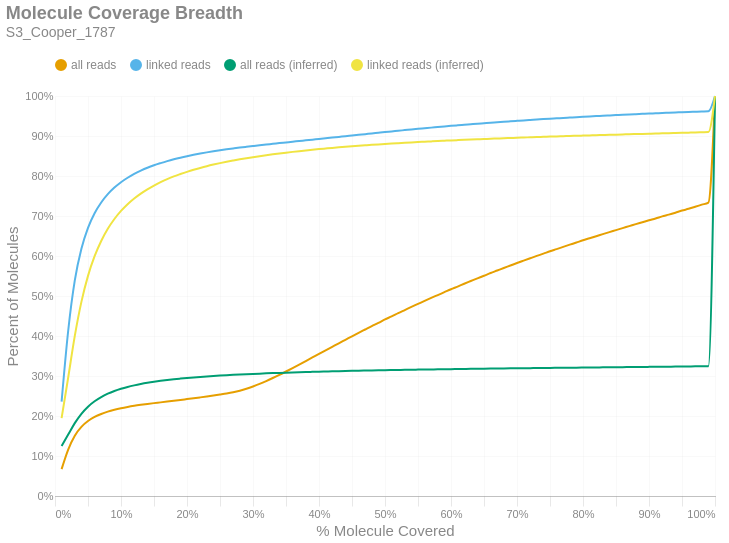

Here is the notebook cell this chart was saved with:
### Markdown cell above
### Molecule Read Coverage
This chart shows molecule coverage breadth as computed by the number of bases aligned to that molecule. In other words, "*how much of each unique long molecule is actually sequenced/aligned?*" Keep in mind there is a distinction between sequences and alignments, since some sequences belonging to a particular molecule may not align well and wouldn't appear in the alignment data. This chart also shows molecule coverage breadth as computed by the *inferred fragment* from which the aligned sequences originate. Unlike read coverage, this calculation takes into account the total insert size, including unsequenced gaps between the forward and reverse reads. Like the previous figures, these are cumulative percents.

### Code cell
if SKIPLR:
    print_html(f"Skipped")
else:
    binned_df = consolidated_hist(valids['coverage_bp'], mask, 0.01, True)
    binned_df_inf = consolidated_hist(valids['coverage_inserts'], mask, 0.01, True)
    binned_df = binned_df.with_columns(pl.lit(binned_df_inf['all reads (cumsum)']).alias('all reads (inferred)'))
    binned_df = binned_df.with_columns(pl.lit(binned_df_inf['linked reads (cumsum)']).alias('linked reads (inferred)'))
    binned_df = binned_df.with_columns(
        (pl.col('bin').cast(pl.Float64) + 0.01).alias('right_edge')
    )

    with SafeRender(binned_df):
        (
            density_plot(binned_df, 'Molecule Coverage Breadth', samplename, 'molcov', ['all reads (inferred)','linked reads (inferred)'])
            .encode(
                #x=alt.X('bin:Q', title="% Molecule Covered").axis(format = '%').scale(padding=0),
                x=alt.X('right_edge:Q', title="% Molecule Covered").axis(format='%').scale(padding=0),
                y=alt.Y('value:Q', title='Percent of Molecules')
                    .axis(format='%')
                    .stack(False)
                    .scale(domainMin=0, padding=0),
                color=alt.Color("key:N").scale(domain = ["all reads", "linked reads", "all reads (inferred)", "linked reads (inferred)"]),
                tooltip = [
                    alt.Tooltip("key:N", title = "Data Type"),
                    alt.Tooltip("range_label:N", title="% Molecule Covered"),
                    alt.Tooltip("value:Q", format = ".2%", title="% Molecules")
                ]
            )
        ).display()

### Figure 1 — Vega-Lite specification as saved in the notebook (floating-point values rounded to 4 significant figures)
{"width": "container", "height": 400, "config": {"title": {"anchor": "start", "dy": -15, "fontSize": 18, "color": "#888888", "subtitleColor": "#888888", "subtitleFontSize": 14}, "arc": {"fill": "#0072B2"}, "axis": {"domainColor": "#888888", "domainWidth": 0.5, "gridWidth": 0.2, "grid": false, "titleFontWeight": 400, "titleFontSize": 15, "labelFontSize": 11, "labelColor": "#888888", "tickColor": "#888888", "tickWidth": 0.2, "titleColor": "#888888"}, "axisBand": {"grid": false}, "axisX": {"grid": true, "tickSize": 10, "domainCap": "round"}, "axisY": {"domain": false, "grid": true, "tickSize": 0, "domainCap": "round"}, "background": "transparent", "header": {"labelFontSize": 15, "labelColor": "#888888", "titleFontSize": 15, "titleFontWeight": 600, "titleColor": "#888888"}, "legend": {"labelFont": "sans-serif", "labelFontSize": 12, "labelColor": "#888888", "symbolSize": 100, "symbolType": "circle", "titleFontSize": 12, "titlePadding": 10, "titleColor": "#888888", "title": null, "orient": "top"}, "range": {"category": ["#E69F00", "#56B4E9", "#009E73", "#F0E442", "#0072B2", "#D55E00", "#CC79A7", "#000000"], "diverging": ["#cfe8f3", "#a2d4ec", "#73bfe2", "#46abdb", "#1696d2", "#12719e"]}, "area": {"fill": "#0072B2", "fillOpacity": 0.7, "line": true, "strokeOpacity": 0.7}, "line": {"color": "#0072B2", "stroke": "#0072B2", "strokeWidth": 2}, "trail": {"color": "#0072B2", "stroke": "#0072B2", "strokeWidth": 0, "size": 1}, "point": {"filled": true, "fillOpacity": 1.0, "size": 95}, "text": {"color": "#888888", "fontSize": 11, "align": "right", "fontWeight": 400, "size": 11}, "bar": {"fill": "#0072B2", "stroke": null}, "view": {"stroke": null, "continuousWidth": 660, "continuousHeight": 400}}, "data": {"name": "data-0b8e213947cf860f09d9290e870fb808"}, "mark": {"type": "line", "interpolate": "monotone", "point": {"opacity": 0, "size": 275}}, "encoding": {"color": {"field": "key", "scale": {"domain": ["all reads", "linked reads", "all reads (inferred)", "linked reads (inferred)"]}, "type": "nominal"}, "tooltip": [{"field": "key", "title": "Data Type", "type": "nominal"}, {"field": "range_label", "title": "% Molecule Covered", "type": "nominal"}, {"field": "value", "format": ".2%", "title": "% Molecules", "type": "quantitative"}], "x": {"axis": {"format": "%"}, "field": "right_edge", "scale": {"padding": 0}, "title": "% Molecule Covered", "type": "quantitative"}, "y": {"axis": {"format": "%"}, "field": "value", "scale": {"domainMin": 0, "padding": 0}, "stack": false, "title": "Percent of Molecules", "type": "quantitative"}}, "params": [{"name": "param_c36ac31b6afebe62", "select": {"type": "point", "fields": ["key"]}, "bind": "legend"}], "title": {"text": "Molecule Coverage Breadth", "subtitle": "S3_Cooper_1787"}, "transform": [{"fold": ["all reads (cumsum)", "linked reads (cumsum)", "all reads (inferred)", "linked reads (inferred)"]}, {"calculate": "replace(datum.key, ' (cumsum)', '')", "as": "key"}, {"filter": {"param": "param_c36ac31b6afebe62"}}], "usermeta": {"embedOptions": {"downloadFileName": "S3_Cooper_1787.molcov"}}, "$schema": "https://vega.github.io/schema/vega-lite/v6.1.0.json", "datasets": {"data-0b8e213947cf860f09d9290e870fb808": [{"bin": "0.0", "interval": "0.0-0.01", "all reads": 0.06718, "linked reads": 0.236, "all reads (cumsum)": 0.06718, "linked reads (cumsum)": 0.236, "range_label": "0.0-0.01", "all reads (inferred)": 0.1252, "linked reads (inferred)": 0.1947, "right_edge": 0.01}, {"bin": "0.01", "interval": "0.01-0.02", "all reads": 0.04901, "linked reads": 0.1771, "all reads (cumsum)": 0.1162, "linked reads (cumsum)": 0.4132, "range_label": "0.01-0.02", "all reads (inferred)": 0.1535, "linked reads (inferred)": 0.2963, "right_edge": 0.02}, {"bin": "0.02", "interval": "0.02-0.03", "all reads": 0.03468, "linked reads": 0.1257, "all reads (cumsum)": 0.1509, "linked reads (cumsum)": 0.5388, "range_label": "0.02-0.03", "all reads (inferred)": 0.1822, "linked reads (inferred)": 0.4004, "right_edge": 0.03}, {"bin": "0.03", "interval": "0.03-0.04", "all reads": 0.02192, "linked reads": 0.07911, "all reads (cumsum)": 0.1728, "linked reads (cumsum)": 0.618, "range_label": "0.03-0.04", "all reads (inferred)": 0.2055, "linked reads (inferred)": 0.4854, "right_edge": 0.04}, {"bin": "0.04", "interval": "0.04-0.05", "all reads": 0.01453, "linked reads": 0.05233, "all reads (cumsum)": 0.1873, "linked reads (cumsum)": 0.6703, "range_label": "0.04-0.05", "all reads (inferred)": 0.2234, "linked reads (inferred)": 0.5503, "right_edge": 0.05}, {"bin": "0.05", "interval": "0.05-0.06", "all reads": 0.0102, "linked reads": 0.03653, "all reads (cumsum)": 0.1975, "linked reads (cumsum)": 0.7068, "range_label": "0.05-0.06", "all reads (inferred)": 0.2369, "linked reads (inferred)": 0.5995, "right_edge": 0.06}, {"bin": "0.06", "interval": "0.06-0.07", "all reads": 0.007527, "linked reads": 0.02688, "all reads (cumsum)": 0.2051, "linked reads (cumsum)": 0.7337, "range_label": "0.06-0.07", "all reads (inferred)": 0.2474, "linked reads (inferred)": 0.6376, "right_edge": 0.07}, {"bin": "0.07", "interval": "0.07-0.08", "all reads": 0.005879, "linked reads": 0.02089, "all reads (cumsum)": 0.2109, "linked reads (cumsum)": 0.7546, "range_label": "0.07-0.08", "all reads (inferred)": 0.2557, "linked reads (inferred)": 0.668, "right_edge": 0.08}, {"bin": "0.08", "interval": "0.08-0.09", "all reads": 0.004667, "linked reads": 0.01644, "all reads (cumsum)": 0.2156, "linked reads (cumsum)": 0.771, "range_label": "0.08-0.09", "all reads (inferred)": 0.2624, "linked reads (inferred)": 0.6925, "right_edge": 0.09}, {"bin": "0.09", "interval": "0.09-0.1", "all reads": 0.003855, "linked reads": 0.01344, "all reads (cumsum)": 0.2195, "linked reads (cumsum)": 0.7845, "range_label": "0.09-0.1", "all reads (inferred)": 0.268, "linked reads (inferred)": 0.7127, "right_edge": 0.1}, {"bin": "0.1", "interval": "0.1-0.11", "all reads": 0.003256, "linked reads": 0.01119, "all reads (cumsum)": 0.2227, "linked reads (cumsum)": 0.7957, "range_label": "0.1-0.11", "all reads (inferred)": 0.2726, "linked reads (inferred)": 0.7295, "right_edge": 0.11}, {"bin": "0.11", "interval": "0.11-0.12", "all reads": 0.002825, "linked reads": 0.009553, "all reads (cumsum)": 0.2255, "linked reads (cumsum)": 0.8052, "range_label": "0.11-0.12", "all reads (inferred)": 0.2766, "linked reads (inferred)": 0.7437, "right_edge": 0.12}, {"bin": "0.12", "interval": "0.12-0.13", "all reads": 0.002435, "linked reads": 0.008136, "all reads (cumsum)": 0.228, "linked reads (cumsum)": 0.8134, "range_label": "0.12-0.13", "all reads (inferred)": 0.2799, "linked reads (inferred)": 0.756, "right_edge": 0.13}, {"bin": "0.13", "interval": "0.13-0.14", "all reads": 0.002211, "linked reads": 0.007231, "all reads (cumsum)": 0.2302, "linked reads (cumsum)": 0.8206, "range_label": "0.13-0.14", "all reads (inferred)": 0.2829, "linked reads (inferred)": 0.7667, "right_edge": 0.14}, {"bin": "0.14", "interval": "0.14-0.15", "all reads": 0.002004, "linked reads": 0.006218, "all reads (cumsum)": 0.2322, "linked reads (cumsum)": 0.8268, "range_label": "0.14-0.15", "all reads (inferred)": 0.2855, "linked reads (inferred)": 0.7762, "right_edge": 0.15}, {"bin": "0.15", "interval": "0.15-0.16", "all reads": 0.001896, "linked reads": 0.0054, "all reads (cumsum)": 0.2341, "linked reads (cumsum)": 0.8322, "range_label": "0.15-0.16", "all reads (inferred)": 0.2879, "linked reads (inferred)": 0.7847, "right_edge": 0.16}, {"bin": "0.16", "interval": "0.16-0.17", "all reads": 0.001963, "linked reads": 0.005057, "all reads (cumsum)": 0.236, "linked reads (cumsum)": 0.8373, "range_label": "0.16-0.17", "all reads (inferred)": 0.2899, "linked reads (inferred)": 0.7922, "right_edge": 0.17}, {"bin": "0.17", "interval": "0.17-0.18", "all reads": 0.002014, "linked reads": 0.004527, "all reads (cumsum)": 0.2381, "linked reads (cumsum)": 0.8418, "range_label": "0.17-0.18", "all reads (inferred)": 0.2918, "linked reads (inferred)": 0.799, "right_edge": 0.18}, {"bin": "0.18", "interval": "0.18-0.19", "all reads": 0.002049, "linked reads": 0.004054, "all reads (cumsum)": 0.2401, "linked reads (cumsum)": 0.8458, "range_label": "0.18-0.19", "all reads (inferred)": 0.2935, "linked reads (inferred)": 0.8048, "right_edge": 0.19}, {"bin": "0.19", "interval": "0.19-0.2", "all reads": 0.002117, "linked reads": 0.003694, "all reads (cumsum)": 0.2422, "linked reads (cumsum)": 0.8495, "range_label": "0.19-0.2", "all reads (inferred)": 0.295, "linked reads (inferred)": 0.8104, "right_edge": 0.2}, {"bin": "0.2", "interval": "0.2-0.21", "all reads": 0.002113, "linked reads": 0.003397, "all reads (cumsum)": 0.2443, "linked reads (cumsum)": 0.8529, "range_label": "0.2-0.21", "all reads (inferred)": 0.2964, "linked reads (inferred)": 0.8155, "right_edge": 0.21}, {"bin": "0.21", "interval": "0.21-0.22", "all reads": 0.002217, "linked reads": 0.003176, "all reads (cumsum)": 0.2466, "linked reads (cumsum)": 0.8561, "range_label": "0.21-0.22", "all reads (inferred)": 0.2977, "linked reads (inferred)": 0.8202, "right_edge": 0.22}, {"bin": "0.22", "interval": "0.22-0.23", "all reads": 0.002268, "linked reads": 0.002928, "all reads (cumsum)": 0.2488, "linked reads (cumsum)": 0.859, "range_label": "0.22-0.23", "all reads (inferred)": 0.2989, "linked reads (inferred)": 0.8245, "right_edge": 0.23}, {"bin": "0.23", "interval": "0.23-0.24", "all reads": 0.002333, "linked reads": 0.002733, "all reads (cumsum)": 0.2512, "linked reads (cumsum)": 0.8618, "range_label": "0.23-0.24", "all reads (inferred)": 0.3, "linked reads (inferred)": 0.8285, "right_edge": 0.24}, {"bin": "0.24", "interval": "0.24-0.25", "all reads": 0.002464, "linked reads": 0.002565, "all reads (cumsum)": 0.2536, "linked reads (cumsum)": 0.8643, "range_label": "0.24-0.25", "all reads (inferred)": 0.3011, "linked reads (inferred)": 0.8322, "right_edge": 0.25}, {"bin": "0.25", "interval": "0.25-0.26", "all reads": 0.00258, "linked reads": 0.002319, "all reads (cumsum)": 0.2562, "linked reads (cumsum)": 0.8667, "range_label": "0.25-0.26", "all reads (inferred)": 0.302, "linked reads (inferred)": 0.8355, "right_edge": 0.26}, {"bin": "0.26", "interval": "0.26-0.27", "all reads": 0.00311, "linked reads": 0.002197, "all reads (cumsum)": 0.2593, "linked reads (cumsum)": 0.8689, "range_label": "0.26-0.27", "all reads (inferred)": 0.3029, "linked reads (inferred)": 0.8387, "right_edge": 0.27}, {"bin": "0.27", "interval": "0.27-0.28", "all reads": 0.003929, "linked reads": 0.002144, "all reads (cumsum)": 0.2632, "linked reads (cumsum)": 0.871, "range_label": "0.27-0.28", "all reads (inferred)": 0.3037, "linked reads (inferred)": 0.8417, "right_edge": 0.28}, {"bin": "0.28", "interval": "0.28-0.29", "all reads": 0.004805, "linked reads": 0.001998, "all reads (cumsum)": 0.268, "linked reads (cumsum)": 0.873, "range_label": "0.28-0.29", "all reads (inferred)": 0.3045, "linked reads (inferred)": 0.8445, "right_edge": 0.29}, {"bin": "0.29", "interval": "0.29-0.3", "all reads": 0.005697, "linked reads": 0.001944, "all reads (cumsum)": 0.2737, "linked reads (cumsum)": 0.8749, "range_label": "0.29-0.3", "all reads (inferred)": 0.3052, "linked reads (inferred)": 0.8472, "right_edge": 0.3}, {"bin": "0.3", "interval": "0.3-0.31", "all reads": 0.006412, "linked reads": 0.00191, "all reads (cumsum)": 0.2801, "linked reads (cumsum)": 0.8768, "range_label": "0.3-0.31", "all reads (inferred)": 0.3059, "linked reads (inferred)": 0.8496, "right_edge": 0.31}, {"bin": "0.31", "interval": "0.31-0.32", "all reads": 0.007129, "linked reads": 0.001817, "all reads (cumsum)": 0.2873, "linked reads (cumsum)": 0.8787, "range_label": "0.31-0.32", "all reads (inferred)": 0.3066, "linked reads (inferred)": 0.852, "right_edge": 0.32}, {"bin": "0.32", "interval": "0.32-0.33", "all reads": 0.00768, "linked reads": 0.001759, "all reads (cumsum)": 0.295, "linked reads (cumsum)": 0.8804, "range_label": "0.32-0.33", "all reads (inferred)": 0.3072, "linked reads (inferred)": 0.8542, "right_edge": 0.33}, {"bin": "0.33", "interval": "0.33-0.34", "all reads": 0.007982, "linked reads": 0.001791, "all reads (cumsum)": 0.3029, "linked reads (cumsum)": 0.8822, "range_label": "0.33-0.34", "all reads (inferred)": 0.3078, "linked reads (inferred)": 0.8563, "right_edge": 0.34}, {"bin": "0.34", "interval": "0.34-0.35", "all reads": 0.008336, "linked reads": 0.001756, "all reads (cumsum)": 0.3113, "linked reads (cumsum)": 0.884, "range_label": "0.34-0.35", "all reads (inferred)": 0.3084, "linked reads (inferred)": 0.8584, "right_edge": 0.35}, {"bin": "0.35", "interval": "0.35-0.36", "all reads": 0.008547, "linked reads": 0.001772, "all reads (cumsum)": 0.3198, "linked reads (cumsum)": 0.8857, "range_label": "0.35-0.36", "all reads (inferred)": 0.3089, "linked reads (inferred)": 0.8603, "right_edge": 0.36}, {"bin": "0.36", "interval": "0.36-0.37", "all reads": 0.0087, "linked reads": 0.001678, "all reads (cumsum)": 0.3285, "linked reads (cumsum)": 0.8874, "range_label": "0.36-0.37", "all reads (inferred)": 0.3094, "linked reads (inferred)": 0.8622, "right_edge": 0.37}, {"bin": "0.37", "interval": "0.37-0.38", "all reads": 0.008886, "linked reads": 0.00176, "all reads (cumsum)": 0.3374, "linked reads (cumsum)": 0.8892, "range_label": "0.37-0.38", "all reads (inferred)": 0.3099, "linked reads (inferred)": 0.8639, "right_edge": 0.38}, {"bin": "0.38", "interval": "0.38-0.39", "all reads": 0.008907, "linked reads": 0.0017, "all reads (cumsum)": 0.3463, "linked reads (cumsum)": 0.8909, "range_label": "0.38-0.39", "all reads (inferred)": 0.3104, "linked reads (inferred)": 0.8656, "right_edge": 0.39}, {"bin": "0.39", "interval": "0.39-0.4", "all reads": 0.009037, "linked reads": 0.001783, "all reads (cumsum)": 0.3554, "linked reads (cumsum)": 0.8927, "range_label": "0.39-0.4", "all reads (inferred)": 0.3109, "linked reads (inferred)": 0.8672, "right_edge": 0.4}, {"bin": "0.4", "interval": "0.4-0.41", "all reads": 0.008752, "linked reads": 0.00168, "all reads (cumsum)": 0.3641, "linked reads (cumsum)": 0.8943, "range_label": "0.4-0.41", "all reads (inferred)": 0.3113, "linked reads (inferred)": 0.8688, "right_edge": 0.41}, {"bin": "0.41", "interval": "0.41-0.42", "all reads": 0.008856, "linked reads": 0.00168, "all reads (cumsum)": 0.373, "linked reads (cumsum)": 0.896, "range_label": "0.41-0.42", "all reads (inferred)": 0.3117, "linked reads (inferred)": 0.8703, "right_edge": 0.42}, {"bin": "0.42", "interval": "0.42-0.43", "all reads": 0.00885, "linked reads": 0.001718, "all reads (cumsum)": 0.3818, "linked reads (cumsum)": 0.8977, "range_label": "0.42-0.43", "all reads (inferred)": 0.3121, "linked reads (inferred)": 0.8716, "right_edge": 0.43}, {"bin": "0.43", "interval": "0.43-0.44", "all reads": 0.008663, "linked reads": 0.001749, "all reads (cumsum)": 0.3905, "linked reads (cumsum)": 0.8995, "range_label": "0.43-0.44", "all reads (inferred)": 0.3125, "linked reads (inferred)": 0.873, "right_edge": 0.44}, {"bin": "0.44", "interval": "0.44-0.45", "all reads": 0.008707, "linked reads": 0.001702, "all reads (cumsum)": 0.3992, "linked reads (cumsum)": 0.9012, "range_label": "0.44-0.45", "all reads (inferred)": 0.3129, "linked reads (inferred)": 0.8742, "right_edge": 0.45}, {"bin": "0.45", "interval": "0.45-0.46", "all reads": 0.008628, "linked reads": 0.001719, "all reads (cumsum)": 0.4078, "linked reads (cumsum)": 0.9029, "range_label": "0.45-0.46", "all reads (inferred)": 0.3132, "linked reads (inferred)": 0.8755, "right_edge": 0.46}, {"bin": "0.46", "interval": "0.46-0.47", "all reads": 0.008477, "linked reads": 0.001734, "all reads (cumsum)": 0.4163, "linked reads (cumsum)": 0.9046, "range_label": "0.46-0.47", "all reads (inferred)": 0.3136, "linked reads (inferred)": 0.8767, "right_edge": 0.47}, {"bin": "0.47", "interval": "0.47-0.48", "all reads": 0.008459, "linked reads": 0.001707, "all reads (cumsum)": 0.4247, "linked reads (cumsum)": 0.9064, "range_label": "0.47-0.48", "all reads (inferred)": 0.3139, "linked reads (inferred)": 0.8779, "right_edge": 0.48}, {"bin": "0.48", "interval": "0.48-0.49", "all reads": 0.008003, "linked reads": 0.001763, "all reads (cumsum)": 0.4327, "linked reads (cumsum)": 0.9081, "range_label": "0.48-0.49", "all reads (inferred)": 0.3142, "linked reads (inferred)": 0.879, "right_edge": 0.49}, {"bin": "0.49", "interval": "0.49-0.5", "all reads": 0.008807, "linked reads": 0.001742, "all reads (cumsum)": 0.4416, "linked reads (cumsum)": 0.9099, "range_label": "0.49-0.5", "all reads (inferred)": 0.3145, "linked reads (inferred)": 0.8801, "right_edge": 0.5}, {"bin": "0.5", "interval": "0.5-0.51", "all reads": 0.007438, "linked reads": 0.001583, "all reads (cumsum)": 0.449, "linked reads (cumsum)": 0.9114, "range_label": "0.5-0.51", "all reads (inferred)": 0.3148, "linked reads (inferred)": 0.8811, "right_edge": 0.51}, {"bin": "0.51", "interval": "0.51-0.52", "all reads": 0.008194, "linked reads": 0.001666, "all reads (cumsum)": 0.4572, "linked reads (cumsum)": 0.9131, "range_label": "0.51-0.52", "all reads (inferred)": 0.3151, "linked reads (inferred)": 0.8821, "right_edge": 0.52}, {"bin": "0.52", "interval": "0.52-0.53", "all reads": 0.007734, "linked reads": 0.001592, "all reads (cumsum)": 0.4649, "linked reads (cumsum)": 0.9147, "range_label": "0.52-0.53", "all reads (inferred)": 0.3154, "linked reads (inferred)": 0.883, "right_edge": 0.53}, {"bin": "0.53", "interval": "0.53-0.54", "all reads": 0.007756, "linked reads": 0.001615, "all reads (cumsum)": 0.4727, "linked reads (cumsum)": 0.9163, "range_label": "0.53-0.54", "all reads (inferred)": 0.3157, "linked reads (inferred)": 0.8839, "right_edge": 0.54}, {"bin": "0.54", "interval": "0.54-0.55", "all reads": 0.007505, "linked reads": 0.001576, "all reads (cumsum)": 0.4802, "linked reads (cumsum)": 0.9179, "range_label": "0.54-0.55", "all reads (inferred)": 0.3159, "linked reads (inferred)": 0.8848, "right_edge": 0.55}, {"bin": "0.55", "interval": "0.55-0.56", "all reads": 0.007605, "linked reads": 0.001521, "all reads (cumsum)": 0.4878, "linked reads (cumsum)": 0.9194, "range_label": "0.55-0.56", "all reads (inferred)": 0.3162, "linked reads (inferred)": 0.8857, "right_edge": 0.56}, {"bin": "0.56", "interval": "0.56-0.57", "all reads": 0.007413, "linked reads": 0.001534, "all reads (cumsum)": 0.4952, "linked reads (cumsum)": 0.9209, "range_label": "0.56-0.57", "all reads (inferred)": 0.3165, "linked reads (inferred)": 0.8865, "right_edge": 0.57}, {"bin": "0.57", "interval": "0.57-0.58", "all reads": 0.007185, "linked reads": 0.001452, "all reads (cumsum)": 0.5024, "linked reads (cumsum)": 0.9224, "range_label": "0.57-0.58", "all reads (inferred)": 0.3167, "linked reads (inferred)": 0.8874, "right_edge": 0.58}, {"bin": "0.58", "interval": "0.58-0.59", "all reads": 0.007241, "linked reads": 0.001511, "all reads (cumsum)": 0.5096, "linked reads (cumsum)": 0.9239, "range_label": "0.58-0.59", "all reads (inferred)": 0.3169, "linked reads (inferred)": 0.8882, "right_edge": 0.59}, {"bin": "0.59", "interval": "0.59-0.6", "all reads": 0.00723, "linked reads": 0.001449, "all reads (cumsum)": 0.5169, "linked reads (cumsum)": 0.9254, "range_label": "0.59-0.6", "all reads (inferred)": 0.3172, "linked reads (inferred)": 0.889, "right_edge": 0.6}, {"bin": "0.6", "interval": "0.6-0.61", "all reads": 0.006775, "linked reads": 0.001362, "all reads (cumsum)": 0.5236, "linked reads (cumsum)": 0.9267, "range_label": "0.6-0.61", "all reads (inferred)": 0.3174, "linked reads (inferred)": 0.8897, "right_edge": 0.61}, {"bin": "0.61", "interval": "0.61-0.62", "all reads": 0.007003, "linked reads": 0.001336, "all reads (cumsum)": 0.5306, "linked reads (cumsum)": 0.9281, "range_label": "0.61-0.62", "all reads (inferred)": 0.3176, "linked reads (inferred)": 0.8904, "right_edge": 0.62}, {"bin": "0.62", "interval": "0.62-0.63", "all reads": 0.006763, "linked reads": 0.001336, "all reads (cumsum)": 0.5374, "linked reads (cumsum)": 0.9294, "range_label": "0.62-0.63", "all reads (inferred)": 0.3178, "linked reads (inferred)": 0.8911, "right_edge": 0.63}, {"bin": "0.63", "interval": "0.63-0.64", "all reads": 0.00676, "linked reads": 0.001337, "all reads (cumsum)": 0.5442, "linked reads (cumsum)": 0.9307, "range_label": "0.63-0.64", "all reads (inferred)": 0.318, "linked reads (inferred)": 0.8918, "right_edge": 0.64}, {"bin": "0.64", "interval": "0.64-0.65", "all reads": 0.006523, "linked reads": 0.001227, "all reads (cumsum)": 0.5507, "linked reads (cumsum)": 0.932, "range_label": "0.64-0.65", "all reads (inferred)": 0.3183, "linked reads (inferred)": 0.8924, "right_edge": 0.65}, {"bin": "0.65", "interval": "0.65-0.66", "all reads": 0.006688, "linked reads": 0.001249, "all reads (cumsum)": 0.5574, "linked reads (cumsum)": 0.9332, "range_label": "0.65-0.66", "all reads (inferred)": 0.3185, "linked reads (inferred)": 0.8931, "right_edge": 0.66}, {"bin": "0.66", "interval": "0.66-0.67", "all reads": 0.006294, "linked reads": 0.001162, "all reads (cumsum)": 0.5637, "linked reads (cumsum)": 0.9344, "range_label": "0.66-0.67", "all reads (inferred)": 0.3187, "linked reads (inferred)": 0.8938, "right_edge": 0.67}, {"bin": "0.67", "interval": "0.67-0.68", "all reads": 0.006311, "linked reads": 0.001217, "all reads (cumsum)": 0.57, "linked reads (cumsum)": 0.9356, "range_label": "0.67-0.68", "all reads (inferred)": 0.3189, "linked reads (inferred)": 0.8944, "right_edge": 0.68}, {"bin": "0.68", "interval": "0.68-0.69", "all reads": 0.006143, "linked reads": 0.001145, "all reads (cumsum)": 0.5761, "linked reads (cumsum)": 0.9367, "range_label": "0.68-0.69", "all reads (inferred)": 0.3191, "linked reads (inferred)": 0.895, "right_edge": 0.69}, {"bin": "0.69", "interval": "0.69-0.7", "all reads": 0.006241, "linked reads": 0.001142, "all reads (cumsum)": 0.5824, "linked reads (cumsum)": 0.9379, "range_label": "0.69-0.7", "all reads (inferred)": 0.3193, "linked reads (inferred)": 0.8957, "right_edge": 0.7}, {"bin": "0.7", "interval": "0.7-0.71", "all reads": 0.005997, "linked reads": 0.001138, "all reads (cumsum)": 0.5884, "linked reads (cumsum)": 0.939, "range_label": "0.7-0.71", "all reads (inferred)": 0.3195, "linked reads (inferred)": 0.8962, "right_edge": 0.71}, {"bin": "0.71", "interval": "0.71-0.72", "all reads": 0.005953, "linked reads": 0.001067, "all reads (cumsum)": 0.5943, "linked reads (cumsum)": 0.9401, "range_label": "0.71-0.72", "all reads (inferred)": 0.3196, "linked reads (inferred)": 0.8968, "right_edge": 0.72}, {"bin": "0.72", "interval": "0.72-0.73", "all reads": 0.005894, "linked reads": 0.001047, "all reads (cumsum)": 0.6002, "linked reads (cumsum)": 0.9411, "range_label": "0.72-0.73", "all reads (inferred)": 0.3198, "linked reads (inferred)": 0.8974, "right_edge": 0.73}, {"bin": "0.73", "interval": "0.73-0.74", "all reads": 0.005706, "linked reads": 0.001091, "all reads (cumsum)": 0.6059, "linked reads (cumsum)": 0.9422, "range_label": "0.73-0.74", "all reads (inferred)": 0.32, "linked reads (inferred)": 0.8979, "right_edge": 0.74}, {"bin": "0.74", "interval": "0.74-0.75", "all reads": 0.005969, "linked reads": 0.001027, "all reads (cumsum)": 0.6119, "linked reads (cumsum)": 0.9432, "range_label": "0.74-0.75", "all reads (inferred)": 0.3202, "linked reads (inferred)": 0.8985, "right_edge": 0.75}, {"bin": "0.75", "interval": "0.75-0.76", "all reads": 0.00541, "linked reads": 0.0009689, "all reads (cumsum)": 0.6173, "linked reads (cumsum)": 0.9442, "range_label": "0.75-0.76", "all reads (inferred)": 0.3204, "linked reads (inferred)": 0.899, "right_edge": 0.76}, {"bin": "0.76", "interval": "0.76-0.77", "all reads": 0.005553, "linked reads": 0.0009976, "all reads (cumsum)": 0.6228, "linked reads (cumsum)": 0.9452, "range_label": "0.76-0.77", "all reads (inferred)": 0.3206, "linked reads (inferred)": 0.8995, "right_edge": 0.77}, {"bin": "0.77", "interval": "0.77-0.78", "all reads": 0.005491, "linked reads": 0.0009432, "all reads (cumsum)": 0.6283, "linked reads (cumsum)": 0.9462, "range_label": "0.77-0.78", "all reads (inferred)": 0.3207, "linked reads (inferred)": 0.9, "right_edge": 0.78}, {"bin": "0.78", "interval": "0.78-0.79", "all reads": 0.005392, "linked reads": 0.0009478, "all reads (cumsum)": 0.6337, "linked reads (cumsum)": 0.9471, "range_label": "0.78-0.79", "all reads (inferred)": 0.3209, "linked reads (inferred)": 0.9005, "right_edge": 0.79}, {"bin": "0.79", "interval": "0.79-0.8", "all reads": 0.005554, "linked reads": 0.000908, "all reads (cumsum)": 0.6393, "linked reads (cumsum)": 0.948, "range_label": "0.79-0.8", "all reads (inferred)": 0.3211, "linked reads (inferred)": 0.901, "right_edge": 0.8}, {"bin": "0.8", "interval": "0.8-0.81", "all reads": 0.005011, "linked reads": 0.0008834, "all reads (cumsum)": 0.6443, "linked reads (cumsum)": 0.9489, "range_label": "0.8-0.81", "all reads (inferred)": 0.3213, "linked reads (inferred)": 0.9015, "right_edge": 0.81}, {"bin": "0.81", "interval": "0.81-0.82", "all reads": 0.005146, "linked reads": 0.0008248, "all reads (cumsum)": 0.6494, "linked reads (cumsum)": 0.9497, "range_label": "0.81-0.82", "all reads (inferred)": 0.3214, "linked reads (inferred)": 0.902, "right_edge": 0.82}, {"bin": "0.82", "interval": "0.82-0.83", "all reads": 0.005232, "linked reads": 0.0008793, "all reads (cumsum)": 0.6547, "linked reads (cumsum)": 0.9506, "range_label": "0.82-0.83", "all reads (inferred)": 0.3216, "linked reads (inferred)": 0.9025, "right_edge": 0.83}, {"bin": "0.83", "interval": "0.83-0.84", "all reads": 0.005087, "linked reads": 0.0008395, "all reads (cumsum)": 0.6597, "linked reads (cumsum)": 0.9514, "range_label": "0.83-0.84", "all reads (inferred)": 0.3218, "linked reads (inferred)": 0.903, "right_edge": 0.84}, {"bin": "0.84", "interval": "0.84-0.85", "all reads": 0.004923, "linked reads": 0.0008383, "all reads (cumsum)": 0.6647, "linked reads (cumsum)": 0.9523, "range_label": "0.84-0.85", "all reads (inferred)": 0.322, "linked reads (inferred)": 0.9034, "right_edge": 0.85}, {"bin": "0.85", "interval": "0.85-0.86", "all reads": 0.005027, "linked reads": 0.0008582, "all reads (cumsum)": 0.6697, "linked reads (cumsum)": 0.9531, "range_label": "0.85-0.86", "all reads (inferred)": 0.3221, "linked reads (inferred)": 0.9039, "right_edge": 0.86}, {"bin": "0.86", "interval": "0.86-0.87", "all reads": 0.004913, "linked reads": 0.000795, "all reads (cumsum)": 0.6746, "linked reads (cumsum)": 0.9539, "range_label": "0.86-0.87", "all reads (inferred)": 0.3223, "linked reads (inferred)": 0.9044, "right_edge": 0.87}, {"bin": "0.87", "interval": "0.87-0.88", "all reads": 0.004992, "linked reads": 0.0007516, "all reads (cumsum)": 0.6796, "linked reads (cumsum)": 0.9547, "range_label": "0.87-0.88", "all reads (inferred)": 0.3225, "linked reads (inferred)": 0.9048, "right_edge": 0.88}, {"bin": "0.88", "interval": "0.88-0.89", "all reads": 0.004796, "linked reads": 0.0007305, "all reads (cumsum)": 0.6844, "linked reads (cumsum)": 0.9554, "range_label": "0.88-0.89", "all reads (inferred)": 0.3227, "linked reads (inferred)": 0.9053, "right_edge": 0.89}, {"bin": "0.89", "interval": "0.89-0.9", "all reads": 0.004854, "linked reads": 0.0007206, "all reads (cumsum)": 0.6893, "linked reads (cumsum)": 0.9561, "range_label": "0.89-0.9", "all reads (inferred)": 0.3228, "linked reads (inferred)": 0.9057, "right_edge": 0.9}, {"bin": "0.9", "interval": "0.9-0.91", "all reads": 0.004569, "linked reads": 0.0006778, "all reads (cumsum)": 0.6938, "linked reads (cumsum)": 0.9568, "range_label": "0.9-0.91", "all reads (inferred)": 0.323, "linked reads (inferred)": 0.9062, "right_edge": 0.91}, {"bin": "0.91", "interval": "0.91-0.92", "all reads": 0.005159, "linked reads": 0.0007159, "all reads (cumsum)": 0.699, "linked reads (cumsum)": 0.9575, "range_label": "0.91-0.92", "all reads (inferred)": 0.3232, "linked reads (inferred)": 0.9066, "right_edge": 0.92}, {"bin": "0.92", "interval": "0.92-0.93", "all reads": 0.004437, "linked reads": 0.0006298, "all reads (cumsum)": 0.7034, "linked reads (cumsum)": 0.9582, "range_label": "0.92-0.93", "all reads (inferred)": 0.3234, "linked reads (inferred)": 0.9071, "right_edge": 0.93}, {"bin": "0.93", "interval": "0.93-0.94", "all reads": 0.004892, "linked reads": 0.0006467, "all reads (cumsum)": 0.7083, "linked reads (cumsum)": 0.9588, "range_label": "0.93-0.94", "all reads (inferred)": 0.3235, "linked reads (inferred)": 0.9075, "right_edge": 0.94}, {"bin": "0.94", "interval": "0.94-0.95", "all reads": 0.005246, "linked reads": 0.0006713, "all reads (cumsum)": 0.7136, "linked reads (cumsum)": 0.9595, "range_label": "0.94-0.95", "all reads (inferred)": 0.3237, "linked reads (inferred)": 0.9079, "right_edge": 0.95}, {"bin": "0.95", "interval": "0.95-0.96", "all reads": 0.004356, "linked reads": 0.0006268, "all reads (cumsum)": 0.7179, "linked reads (cumsum)": 0.9601, "range_label": "0.95-0.96", "all reads (inferred)": 0.3239, "linked reads (inferred)": 0.9083, "right_edge": 0.96}, {"bin": "0.96", "interval": "0.96-0.97", "all reads": 0.005072, "linked reads": 0.0005782, "all reads (cumsum)": 0.723, "linked reads (cumsum)": 0.9607, "range_label": "0.96-0.97", "all reads (inferred)": 0.3241, "linked reads (inferred)": 0.9088, "right_edge": 0.97}, {"bin": "0.97", "interval": "0.97-0.98", "all reads": 0.005362, "linked reads": 0.0005887, "all reads (cumsum)": 0.7283, "linked reads (cumsum)": 0.9613, "range_label": "0.97-0.98", "all reads (inferred)": 0.3243, "linked reads (inferred)": 0.9093, "right_edge": 0.98}, {"bin": "0.98", "interval": "0.98-0.99", "all reads": 0.005208, "linked reads": 0.0005917, "all reads (cumsum)": 0.7336, "linked reads (cumsum)": 0.9619, "range_label": "0.98-0.99", "all reads (inferred)": 0.3246, "linked reads (inferred)": 0.9099, "right_edge": 0.99}, {"bin": "0.99", "interval": "0.99-1.0", "all reads": 0.2664, "linked reads": 0.03814, "all reads (cumsum)": 1.0, "linked reads (cumsum)": 1.0, "range_label": "0.99-1.0", "all reads (inferred)": 1.0, "linked reads (inferred)": 1.0, "right_edge": 1.0}]}}
